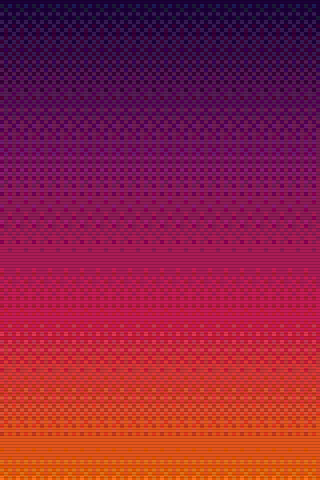
#> input picture assets/backgrounds/bg_dither.png, 320 x 480 px
$ python generate_theme_art.py
#> lines starting #> are read from the running program, lines starting #| are printed output that depends on the picture; after the words box and inside, x2 and y2 are one past the last pixel; in counts of white or black regions, pixels touching at a corner belong together
#!/usr/bin/env python3
"""
Gera a arte dos TEMAS do RatimOS (plano 02.1-16, sketch 010):
src/ratimos/theme_art.c e theme_art.h. Porte DIRETO das funcoes do canvas de
.planning/sketches/010-temas/index.html (`rnd`, `bgStars`, `sunsetScene`,
`chessRender`, `bgChessHome`, `thumb()`), em Pillow, sem pacote novo.

Fundos 320x480 sao SEMPRE RGB565 cru: uma imagem indexada de tela cheia passaria
pelo decoder do LVGL e alocaria buffer no heap (motivo registrado no 02.1-14).

Gera:
  Fundos estaticos da HOME / sistema (sem animacao; o escurecimento da home do
  castelo, 20%, NAO entra na imagem -- e' aplicado em tempo de execucao):
    ratimos_home_bg_noite_desc    bgStars(c, false): fases fixas 1 + i%3
    ratimos_home_bg_castelo_desc  sunsetScene(c, false, 'home'): horizonte 450, janelas acesas
    ratimos_home_bg_xadrez_desc   chessRender(0, 70, 0.85), sem linha de horizonte
  Fundo do BOOT do castelo:
    ratimos_boot_bg_castelo_desc  sunsetScene(c, false, 'boot'): horizonte 466, ox 150,
                                  janelas pintadas ACESAS; as que apagam sao repintadas em
                                  runtime com a tabela ratimos_castelo_windows
  Fundo do BOOT da Noite (nenhuma imagem 320x480):
    3 faixas, tabela de 70 estrelas {x, y, period_ms, big, col}, sprite da lua 27x27 com alfa
  Miniaturas 40x60 RGB565 (LANCZOS, como o thumb() do 010), 8 no total:
    ratimos_thumb_home_<tema>_desc    fundo da home de cada tema (a do castelo ja escurecida 20%)
    ratimos_thumb_bootbg_<tema>_desc  fundo de boot de cada tema, num quadro estatico com o
                                      escurecimento de boot

Deterministico: rodar duas vezes gera arquivos identicos. `rnd` e' identica em
double no Python e no JS (conferido contra o node: 70 estrelas, 0 diferencas).

Uso: python3 tools/generate_theme_art.py
"""
import math
from pathlib import Path

from PIL import Image

REPO_ROOT = Path(__file__).resolve().parent.parent
BG_DITHER = REPO_ROOT / "assets" / "backgrounds" / "bg_dither.png"
OUT_C = REPO_ROOT / "src" / "ratimos" / "theme_art.c"
OUT_H = REPO_ROOT / "src" / "ratimos" / "theme_art.h"

W, H = 320, 480


def hexrgb(h):
    h = h.lstrip("#")
    return (int(h[0:2], 16), int(h[2:4], 16), int(h[4:6], 16))


def jsround(v):
    return int(math.floor(v + 0.5))


def rnd(i):
    x = math.sin(i * 127.1 + 311.7) * 43758.5453
    return x - math.floor(x)


class Canvas:
    def __init__(self, w=W, h=H):
        self.im = Image.new("RGB", (w, h), (0, 0, 0))
        self.w, self.h = w, h

    def px(self, x, y, w, h, col):
        x0, y0, x1, y1 = max(0, x), max(0, y), min(self.w, x + w), min(self.h, y + h)
        if x1 > x0 and y1 > y0:
            self.im.paste(col, (x0, y0, x1, y1))


# ---------------------------------------------------------------- Noite estrelada
NOITE_BANDS = ["#07030f", "#0b0518", "#110822"]
STAR_COUNT = 70


def star_table():
    stars = []
    for i in range(STAR_COUNT):
        x = int(math.floor(rnd(i) * 320))
        y = int(math.floor(rnd(i + 99) * 480))
        period = 500 + rnd(i + 7) * 900
        big = 1 if rnd(i + 3) > 0.9 else 0
        col = "#a997ba" if rnd(i + 5) > 0.5 else "#6a4f8e"
        stars.append((x, y, jsround(period), big, col))
    return stars


MOON = dict(mx=262, my=56, r=13)


def draw_moon(c, ox=0, oy=0):
    mx, my, r = MOON["mx"] - ox, MOON["my"] - oy, MOON["r"]
    for y in range(-r, r + 1):
        w = int(math.floor(math.sqrt(r * r - y * y)))
        c.px(mx - w, my + y, 2 * w + 1, 1, hexrgb("#d9cfe6"))
    for y in range(-r, r + 1):
        w = int(math.floor(math.sqrt(r * r - y * y)))
        c.px(mx + w - 3, my + y, 3, 1, hexrgb("#a997ba"))
    c.px(mx - 5, my - 4, 3, 3, hexrgb("#b8abc9"))
    c.px(mx + 2, my + 4, 4, 3, hexrgb("#b8abc9"))
    c.px(mx - 3, my + 6, 2, 2, hexrgb("#b8abc9"))


def bg_stars_static():
    """bgStars(c, false): fases fixas 1 + i%3."""
    c = Canvas()
    c.px(0, 0, 320, 480, hexrgb(NOITE_BANDS[0]))
    c.px(0, 160, 320, 160, hexrgb(NOITE_BANDS[1]))
    c.px(0, 320, 320, 160, hexrgb(NOITE_BANDS[2]))
    stars = star_table()
    for i, (x, y, _period, big, col) in enumerate(stars):
        ph = 1 + (i % 3)
        c.px(x, y, 1, 1, hexrgb(col))
        if big and ph >= 2:
            for a, b in ((-1, 0), (1, 0), (0, -1), (0, 1)):
                c.px(x + a, y + b, 1, 1, hexrgb("#6a4f8e"))
    draw_moon(c)
    return c.im


def moon_sprite():
    """Lua 27x27 com alfa (origem em mx-13, my-13): o disco inteiro e' opaco
    (crescente e crateras ficam dentro dele), fora e' transparente."""
    r = MOON["r"]
    sz = 2 * r + 1
    ox, oy = MOON["mx"] - r, MOON["my"] - r
    rgb = Canvas(sz, sz)
    draw_moon(rgb, ox, oy)
    disc = Canvas(sz, sz)
    for y in range(-r, r + 1):
        w = int(math.floor(math.sqrt(r * r - y * y)))
        disc.px(r - w, r + y, 2 * w + 1, 1, (255, 255, 255))
    out = rgb.im.convert("RGBA")
    out.putalpha(disc.im.convert("L"))
    return out, ox, oy


# ---------------------------------------------------------------- Castelo ao entardecer
CASTELO_BANDS = ["#0c0420", "#12062a", "#1c0a3d", "#26093f", "#36104c", "#4a0f55", "#7a1560", "#a8193f", "#d8381f", "#ee6a12"]
WIN_ON, WIN_OFF, WIN_TOP = "#ffc04a", "#7a4a10", "#1f0a1c"


def sunset_scene(layout):
    """sunsetScene(c, false, layout): janelas acesas. Devolve (imagem, janelas)."""
    c = Canvas()
    Hh = 450 if layout == "home" else 466
    ox = 150
    bands = CASTELO_BANDS
    bh = int(math.ceil(Hh / len(bands)))
    for i, col in enumerate(bands):
        c.px(0, i * bh, 320, bh, hexrgb(col))
    for i in range(1, len(bands)):
        for x in range(0, 320, 2):
            c.px(x, i * bh - 1, 1, 1, hexrgb(bands[i]))
            c.px(x + 1, i * bh, 1, 1, hexrgb(bands[i - 1]))

    sx, sy, R = 74, Hh - 30, 30

    def disk(r, col, dither):
        for y in range(-r, r + 1):
            w = int(math.floor(math.sqrt(r * r - y * y)))
            for x in range(-w, w + 1):
                if not dither or ((x + y) & 1) == 0:
                    c.px(sx + x, sy + y, 1, 1, hexrgb(col))

    disk(R + 10, "#f08a30", True)
    disk(R + 5, "#f6a040", True)
    for y in range(-R, R + 1):
        w = int(math.floor(math.sqrt(R * R - y * y)))
        if y > 4 and (y % 6 == 0 or y % 6 == 1) and y < R:
            continue
        col = "#ffe08a" if y < -R / 2 else ("#ffc861" if y < 0 else "#ffa94a")
        c.px(sx - w, sy + y, 2 * w + 1, 1, hexrgb(col))

    peaks = [(-10, 46), (40, 62), (88, 40), (140, 70), (196, 44), (250, 58), (300, 50), (340, 40)]
    for x in range(320):
        top = Hh
        for p0, ph in peaks:
            d = abs(x - p0)
            t = Hh - ph + int(math.floor(d * 1.15))
            if t < top:
                top = t
        top = top - (top % 2)
        nearest = peaks[0]
        for p in peaks:
            if abs(x - p[0]) < abs(x - nearest[0]):
                nearest = p
        lit = x < nearest[0]
        c.px(x, top, 1, 480 - top, hexrgb("#5a1650" if lit else "#3a0c40"))
        if lit:
            c.px(x, top, 1, 2, hexrgb("#9a2a50"))

    S, S2, ROOF, ROOF_LIT = "#140513", "#1f0a1c", "#8a0a18", "#d01e24"
    K, AX, gy = 1.2, ox + 84, Hh - 8

    def X(n):
        return AX + jsround((n - 94) * K)

    def Y(d):
        return gy - jsround(d * K)

    def L(n):
        return jsround(n * K)

    def crenel(x, y, w):
        k = 0
        while k < w:
            c.px(x + k, y - L(4), L(4), L(4), hexrgb(S))
            k += L(6)

    def roof(cx, y, w, h):
        for r in range(h):
            half = int(math.ceil((r + 1) * (w / 2) / h))
            c.px(cx - half, y + r, half, 1, hexrgb(ROOF))
            c.px(cx, y + r, half, 1, hexrgb(ROOF_LIT))
        c.px(cx, y - L(8), 1, L(8), hexrgb("#d9d0e6"))
        c.px(cx + 1, y - L(8), L(5), L(3), hexrgb("#e6010f"))

    windows = []

    def win(x, y, i):
        windows.append((x, y, i))
        c.px(x, y, L(3), L(5), hexrgb(WIN_ON))
        c.px(x, y, L(3), 1, hexrgb(S2))

    c.px(X(44), Y(26), L(100), 480 - Y(26), hexrgb(S))
    crenel(X(44), Y(26), L(100))
    c.px(X(80), Y(62), L(28), 480 - Y(62), hexrgb(S2))
    crenel(X(80), Y(62), L(28))
    roof(X(94), Y(86), L(30), L(20))
    win(X(85), Y(52), 0)
    win(X(99), Y(52), 1)
    win(X(92), Y(40), 2)
    for tx, th, wi in ((36, 46, 3), (138, 40, 6)):
        c.px(X(tx), Y(th), L(14), 480 - Y(th), hexrgb(S2))
        roof(X(tx) + L(7), Y(th + 16), L(18), L(14))
        win(X(tx) + L(5), Y(th - 10), wi)

    near = [(-20, 30), (36, 44), (96, 26), (ox + 20, 40), (ox + 70, 30), (ox + 128, 42), (350, 34)]
    for x in range(320):
        top = 480
        for p0, ph in near:
            t = Hh + 14 - ph + int(math.floor(abs(x - p0) * 0.9))
            if t < top:
                top = t
        top = top - (top % 2)
        nearest = near[0]
        for p in near:
            if abs(x - p[0]) < abs(x - nearest[0]):
                nearest = p
        c.px(x, top, 1, 480 - top, hexrgb("#22061f"))
        if x < nearest[0]:
            c.px(x, top, 1, 1, hexrgb("#6a1c44"))

    ww, wh = L(3), L(5)
    return c.im, windows, (ww, wh)


# ---------------------------------------------------------------- Xadrez
CH_A, CH_B, CH_M = (44, 14, 70), (12, 4, 22), (28, 9, 46)
SKY0, SKY1 = (6, 2, 12), (40, 14, 64)


def chess_render(scroll, hy, dim):
    im = Image.new("RGB", (W, H))
    px = im.load()
    for y in range(H):
        for x in range(W):
            if y < hy:
                t = max(0.0, (y - (hy - 60)) / 60)
                col = [SKY0[k] + (SKY1[k] - SKY0[k]) * t * t for k in range(3)]
            else:
                dy = y - hy + 0.5
                z = 65000 / dy
                u = (x - 160) * z / 160
                v = z + scroll
                chk = CH_A if ((int(math.floor(u / 24)) + int(math.floor(v / 24))) & 1) else CH_B
                fog = min(1.0, max(0.0, (dy - 4) / 70))
                col = [CH_M[k] + (chk[k] - CH_M[k]) * fog for k in range(3)]
            # Uint8ClampedArray: arredonda (metade para par) e limita a 0..255
            px[x, y] = tuple(max(0, min(255, round(col[k] * dim))) for k in range(3))
    return im


def chess_boot_frame():
    """bgChess(c, false) do boot: horizonte 140, sem rolagem, com a linha #4e2277."""
    im = chess_render(0, 140, 1)
    c = Canvas()
    c.im = im
    c.px(0, 140, 320, 1, hexrgb("#4e2277"))
    return c.im


# ---------------------------------------------------------------- utilitarios
def dim_image(im, pct):
    if not pct:
        return im
    f = 1 - pct / 100
    return im.point(lambda v: jsround(v * f))


def thumb(im):
    return im.resize((40, 60), Image.LANCZOS)


def words565(im):
    px = im.load()
    w, h = im.size
    out = []
    for y in range(h):
        for x in range(w):
            r, g, b = px[x, y][:3]
            out.append(((r >> 3) << 11) | ((g >> 2) << 5) | (b >> 3))
    return out


def emit_words(name, words):
    lines = [f"static const uint16_t {name}_map[] = {{"]
    for i in range(0, len(words), 12):
        lines.append("    " + ", ".join(f"0x{v:04x}" for v in words[i:i + 12]) + ",")
    lines.append("};")
    return "\n".join(lines)


def emit_rgb565(name, im):
    w, h = im.size
    base = name[: -len("_desc")]
    return (
        emit_words(base, words565(im))
        + f"\n\nconst lv_image_dsc_t {name} = {{\n"
        f"    .header.magic = LV_IMAGE_HEADER_MAGIC,\n"
        f"    .header.cf = LV_COLOR_FORMAT_RGB565,\n"
        f"    .header.w = {w},\n"
        f"    .header.h = {h},\n"
        f"    .header.stride = {w * 2},\n"
        f"    .data_size = sizeof({base}_map),\n"
        f"    .data = (const uint8_t *) {base}_map,\n"
        f"}};\n"
    ), w * h * 2


def emit_rgb565a8(name, im):
    w, h = im.size
    px = im.load()
    rgb, a8 = [], []
    for y in range(h):
        for x in range(w):
            r, g, b, a = px[x, y]
            rgb.append(((r >> 3) << 11) | ((g >> 2) << 5) | (b >> 3))
            a8.append(a)
    base = name[: -len("_desc")]
    arr = [f"static const uint8_t {base}_map[] = {{"]
    data = b"".join(v.to_bytes(2, "little") for v in rgb) + bytes(a8)
    for i in range(0, len(data), 16):
        arr.append("    " + ", ".join(f"0x{b:02x}" for b in data[i:i + 16]) + ",")
    arr.append("};")
    return (
        "\n".join(arr)
        + f"\n\nconst lv_image_dsc_t {name} = {{\n"
        f"    .header.magic = LV_IMAGE_HEADER_MAGIC,\n"
        f"    .header.cf = LV_COLOR_FORMAT_RGB565A8,\n"
        f"    .header.w = {w},\n"
        f"    .header.h = {h},\n"
        f"    .header.stride = {w * 2},\n"
        f"    .data_size = sizeof({base}_map),\n"
        f"    .data = {base}_map,\n"
        f"}};\n"
    ), len(data)


def main():
    dither = Image.open(BG_DITHER).convert("RGB")
#> dither is the input picture: PIL image 320x480 RGB; mean R, G, B 141.9, 32.9, 65.2
    assert dither.size == (W, H)

    noite_home = bg_stars_static()
#> in px, `self.im.paste(col, (x0, y0, x1, y1))`:
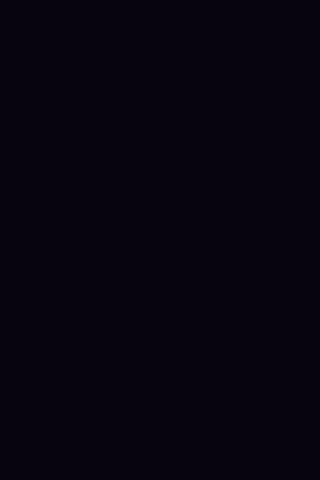
#> self.im: PIL image 320x480 RGB; mean R, G, B 7, 3, 15
    castelo_home, _wins_home, _ = sunset_scene("home")
    castelo_boot, windows, (win_w, win_h) = sunset_scene("boot")
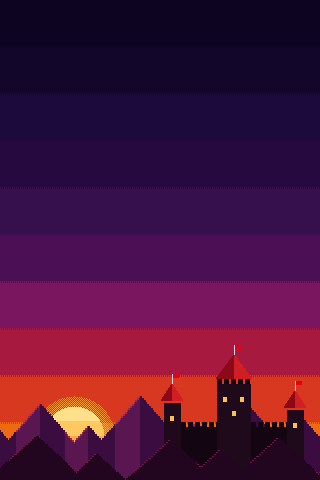
#> castelo_boot: PIL image 320x480 RGB; mean R, G, B 74.8, 17.8, 59.6
#> windows = [(223, 396, 0), (240, 396, 1), (232, 410, 2), (170, 415, 3), (293, 422, 6)]; win_w = 4; win_h = 6
    xadrez_home = chess_render(0, 70, 0.85)
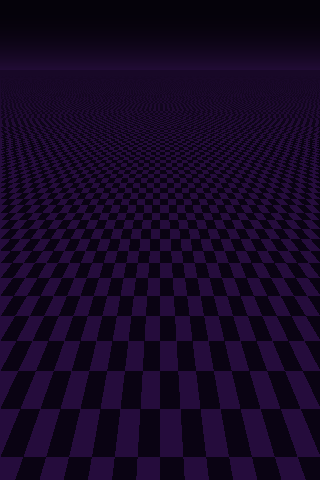
#> xadrez_home: PIL image 320x480 RGB; mean R, G, B 22.1, 7.1, 37
    chess_boot = chess_boot_frame()
#> in chess_boot_frame, `im = chess_render(0, 140, 1)`:
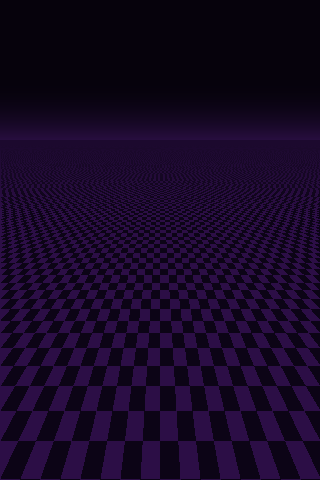
#> im: PIL image 320x480 RGB; mean R, G, B 23, 7.5, 38.2
    noite_boot_static = bg_stars_static()

    # as janelas apagam em runtime: o que esta DEBAIXO delas na imagem tem que ser a cor
    # acesa (nenhuma serra da frente cobrindo a janela)
    cp = castelo_boot.load()
    for (x, y, _i) in windows:
        for yy in range(y + 1, y + win_h):
            for xx in range(x, x + win_w):
                assert cp[xx, yy] == hexrgb(WIN_ON), ("janela coberta", x, y)
#> this loop made 5 passes

    images = [
        ("ratimos_home_bg_noite_desc", noite_home),
        ("ratimos_home_bg_castelo_desc", castelo_home),
        ("ratimos_home_bg_xadrez_desc", xadrez_home),
        ("ratimos_boot_bg_castelo_desc", castelo_boot),
        # miniaturas: home (a do castelo ja escurecida 20% antes de reduzir, como o thumb() do 010)
        ("ratimos_thumb_home_classico_desc", thumb(dither)),
        ("ratimos_thumb_home_noite_desc", thumb(noite_home)),
        ("ratimos_thumb_home_castelo_desc", thumb(dim_image(castelo_home, 20))),
        ("ratimos_thumb_home_xadrez_desc", thumb(xadrez_home)),
        # miniaturas: fundo de boot de cada tema, quadro estatico com o escurecimento de boot
        ("ratimos_thumb_bootbg_classico_desc", thumb(dim_image(dither, 55))),
        ("ratimos_thumb_bootbg_noite_desc", thumb(noite_boot_static)),
        ("ratimos_thumb_bootbg_castelo_desc", thumb(dim_image(castelo_boot, 15))),
        ("ratimos_thumb_bootbg_xadrez_desc", thumb(dim_image(chess_boot, 10))),
    ]
#> in dim_image, `f = 1 - pct / 100`: f = 0.8
#> call 2 of dim_image, with pct = 55
#> in dim_image (call 2), `f = 1 - pct / 100`: f = 0.45
#> in dim_image (call 2), `return im.point(lambda v: jsround(v * f))`:
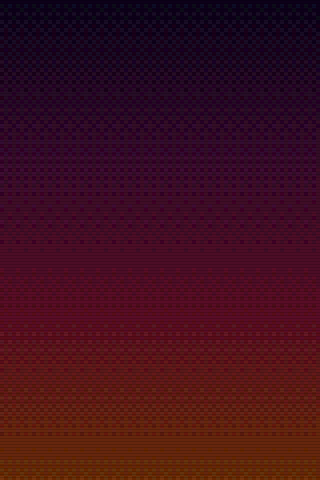
#> returned value: PIL image 320x480 RGB; mean R, G, B 63.8, 14.8, 29.1
#> in thumb (call 7), `return im.resize((40, 60), Image.LANCZOS)`:
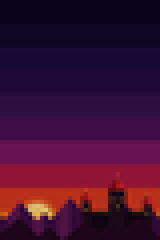
#> returned value: PIL image 40x60 RGB (shown 4 times larger); mean R, G, B 63.6, 15.3, 50.8
    moon, moon_ox, moon_oy = moon_sprite()
#> in moon_sprite, `out.putalpha(disc.im.convert("L"))`:
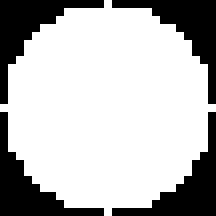
#> disc.im: PIL image 27x27 RGB (shown 8 times larger); 72.6% white; 4 black regions, box (x1, y1, x2, y2) and area: (0, 0, 13, 13) 50, (14, 0, 27, 13) 50, (0, 14, 13, 27) 50, (14, 14, 27, 27) 50
#> moon_ox = 249; moon_oy = 43
    stars = star_table()

    parts = [
        "/*\n * GERADO por tools/generate_theme_art.py -- nao editar a mao. Reexecute o\n"
        " * script se o sketch 010 ou assets/backgrounds/bg_dither.png mudarem.\n *\n"
        " * Fundos 320x480 em RGB565 CRU (nunca indexado: a imagem indexada de tela\n"
        " * cheia passa pelo decoder do LVGL e aloca heap -- 02.1-14). Arrays de\n"
        " * uint16_t little-endian (o projeto inteiro assume little-endian).\n */\n"
        '#include "theme_art.h"\n'
    ]
    report = []
    total = 0
    for name, im in images:
        text, nbytes = emit_rgb565(name, im)
        parts.append(text)
        total += nbytes
        report.append((name, im.size, nbytes))
#> this loop made 12 passes
#> (name, base in emit_rgb565, nbytes, total) on passes 1 to 5: ('ratimos_home_bg_noite_desc', 'ratimos_home_bg_noite', 307200, 307200), ('ratimos_home_bg_castelo_desc', 'ratimos_home_bg_castelo', 307200, 614400), ('ratimos_home_bg_xadrez_desc', 'ratimos_home_bg_xadrez', 307200, 921600), ('ratimos_boot_bg_castelo_desc', 'ratimos_boot_bg_castelo', 307200, 1228800), ('ratimos_thumb_home_classico_desc', 'ratimos_thumb_home_classico', 4800, 1233600)
#> after the loop, parts = 13 items; report = 12 items; total = 1267200
    text, nbytes = emit_rgb565a8("ratimos_noite_moon_desc", moon)
#> after the loop in emit_rgb565a8, `for y in range(h):`: a8 = 729 values, max 255 at index 13, min 0 at index 0, mean 185; rgb = 729 values, max 56956 at index 13, min 0 at index 0, mean 40092.4
#> the loop in emit_rgb565a8, `for i in range(0, len(data), 16):` made 137 passes
#> i on passes 2 to 9: 16, 32, 48, 64, 80, 96, 112, 128
#> after the loop in emit_rgb565a8, `for i in range(0, len(data), 16):`: arr = 138 items
#> nbytes = 2187
    parts.append(text)
    total += nbytes
#> total = 1269387
    report.append(("ratimos_noite_moon_desc", moon.size, nbytes))

    parts.append("const ratimos_star_t ratimos_noite_stars[RATIMOS_NOITE_STAR_COUNT] = {")
    for (x, y, period, big, col) in stars:
        parts.append(f"    {{ {x}, {y}, {period}, {big}, 0x{col.lstrip('#')} }},")
#> after the loop, parts = 85 items
    parts.append("};\n")
    parts.append("const ratimos_window_t ratimos_castelo_windows[RATIMOS_CASTELO_WINDOW_COUNT] = {")
    for (x, y, i) in windows:
        parts.append(f"    {{ {x}, {y}, {i} }},")
#> this loop made 5 passes
#> after the loop, parts = 92 items
    parts.append("};\n")
    stars_bytes = STAR_COUNT * 8 + len(windows) * 6
#> stars_bytes = 590
    total += stars_bytes
#> total = 1269977
    report.append(("ratimos_noite_stars + castelo_windows (tabelas)", (0, 0), stars_bytes))

    h = [
        "#ifndef RATIMOS_THEME_ART_H",
        "#define RATIMOS_THEME_ART_H",
        "",
        "/* GERADO por tools/generate_theme_art.py -- nao editar a mao. */",
        "#include <stdint.h>",
        '#include "lvgl.h"',
        "",
        "/* Noite estrelada (boot): faixas, 70 estrelas piscando e a lua. */",
        f"#define RATIMOS_NOITE_STAR_COUNT {STAR_COUNT}",
        f"#define RATIMOS_NOITE_BAND0 0x{NOITE_BANDS[0].lstrip('#')} /* y 0..159   */",
        f"#define RATIMOS_NOITE_BAND1 0x{NOITE_BANDS[1].lstrip('#')} /* y 160..319 */",
        f"#define RATIMOS_NOITE_BAND2 0x{NOITE_BANDS[2].lstrip('#')} /* y 320..479 */",
        "#define RATIMOS_NOITE_BIG_CROSS 0x6a4f8e",
        "#define RATIMOS_NOITE_STAR_PEAK 0xf5f2f8 /* fase 3 */",
        f"#define RATIMOS_NOITE_MOON_X {moon_ox}",
        f"#define RATIMOS_NOITE_MOON_Y {moon_oy}",
        "typedef struct {",
        "    int16_t x;",
        "    int16_t y;",
        "    uint16_t period_ms; /* 500 + rnd*900 */",
        "    uint8_t big;        /* ganha cruz nas fases >= 2 */",
        "    uint32_t col;       /* 0xrrggbb nas fases 1 e 2 */",
        "} ratimos_star_t;",
        "extern const ratimos_star_t ratimos_noite_stars[RATIMOS_NOITE_STAR_COUNT];",
        "extern const lv_image_dsc_t ratimos_noite_moon_desc;",
        "",
        "/* Castelo ao entardecer (boot): as janelas que apagam sao repintadas em runtime. */",
        f"#define RATIMOS_CASTELO_WINDOW_COUNT {len(windows)}",
        f"#define RATIMOS_CASTELO_WIN_W {win_w}",
        f"#define RATIMOS_CASTELO_WIN_H {win_h}",
        f"#define RATIMOS_CASTELO_WIN_ON 0x{WIN_ON.lstrip('#')}",
        f"#define RATIMOS_CASTELO_WIN_OFF 0x{WIN_OFF.lstrip('#')}",
        f"#define RATIMOS_CASTELO_WIN_TOP 0x{WIN_TOP.lstrip('#')}",
        "typedef struct {",
        "    int16_t x;",
        "    int16_t y;",
        "    uint8_t i; /* indice da janela no padrao (floor(now/800) + i) % 5 */",
        "} ratimos_window_t;",
        "extern const ratimos_window_t ratimos_castelo_windows[RATIMOS_CASTELO_WINDOW_COUNT];",
        "",
        "/* Xadrez: cores do tabuleiro (chessRender do 010). */",
        "#define RATIMOS_XADREZ_A   { 44, 14, 70 }",
        "#define RATIMOS_XADREZ_B   { 12, 4, 22 }",
        "#define RATIMOS_XADREZ_M   { 28, 9, 46 }",
        "#define RATIMOS_XADREZ_SKY0 { 6, 2, 12 }",
        "#define RATIMOS_XADREZ_SKY1 { 40, 14, 64 }",
        "#define RATIMOS_XADREZ_LINE 0x4e2277",
        "",
    ]
    for name, _im in images:
        h.append(f"extern const lv_image_dsc_t {name};")
#> this loop made 12 passes
#> name on passes 1 to 8: 'ratimos_home_bg_noite_desc', 'ratimos_home_bg_castelo_desc', 'ratimos_home_bg_xadrez_desc', 'ratimos_boot_bg_castelo_desc', 'ratimos_thumb_home_classico_desc', 'ratimos_thumb_home_noite_desc', 'ratimos_thumb_home_castelo_desc', 'ratimos_thumb_home_xadrez_desc'
#> after the loop, h = 60 items
    h += ["", "#endif", ""]

    OUT_C.write_text("\n".join(parts), encoding="utf-8")
    OUT_H.write_text("\n".join(h), encoding="utf-8")

    print(f"wrote {OUT_C}")
    print(f"wrote {OUT_H}")
    for name, size, n in report:
        print(f"  {name:50s} {size[0]:3d}x{size[1]:<3d} {n:8d} bytes")
#> this loop made 14 passes
#> (name, size, n) on passes 1 to 8: ('ratimos_home_bg_noite_desc', (320, 480), 307200), ('ratimos_home_bg_castelo_desc', (320, 480), 307200), ('ratimos_home_bg_xadrez_desc', (320, 480), 307200), ('ratimos_boot_bg_castelo_desc', (320, 480), 307200), ('ratimos_thumb_home_classico_desc', (40, 60), 4800), ('ratimos_thumb_home_noite_desc', (40, 60), 4800), ('ratimos_thumb_home_castelo_desc', (40, 60), 4800), ('ratimos_thumb_home_xadrez_desc', (40, 60), 4800)
#> (printed output is left out)
    print(f"  {'TOTAL flash (arte dos temas)':50s}         {total:8d} bytes")
#|   TOTAL flash (arte dos temas)                                1269977 bytes


if __name__ == "__main__":
    main()
